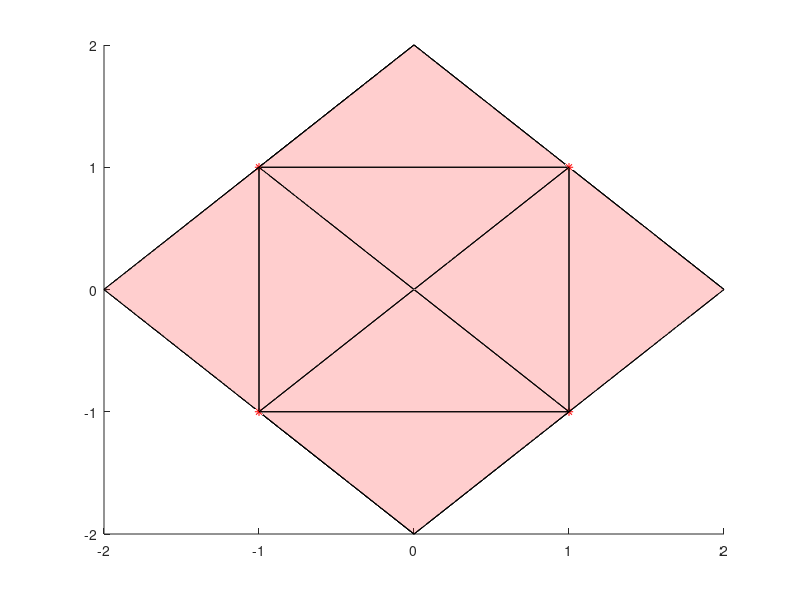

MATLAB code for this plot:
clear;

M = [eye(4);...
    1 1 0 0; 0 1 1 0; 0 0 1 1; 1 0 0 1; 1 0 1 0; 0 1 0 1;...
    0 1 1 1; 1 0 1 1; 1 1 0 1; 1 1 1 0];

x1 = [1,1,1];
x2 = [-1,-1,1];
x3 = [1,-1,-1];
x4 = [-1,1,-1];

X = [x1; x2; x3; x4];

V = M*X;

vx = V(:,1);
vy = V(:,2);
vz = V(:,3);

k = convhull(vx,vy,vz);

figure
hold on
plot3(X(:,1),X(:,2), X(:,3),'r*');
% plot3(vx(k), vy(k), vz(k), 'b-');
h = trisurf(k,vx,vy,vz,'Facecolor','red','FaceAlpha',0.1)
hold off